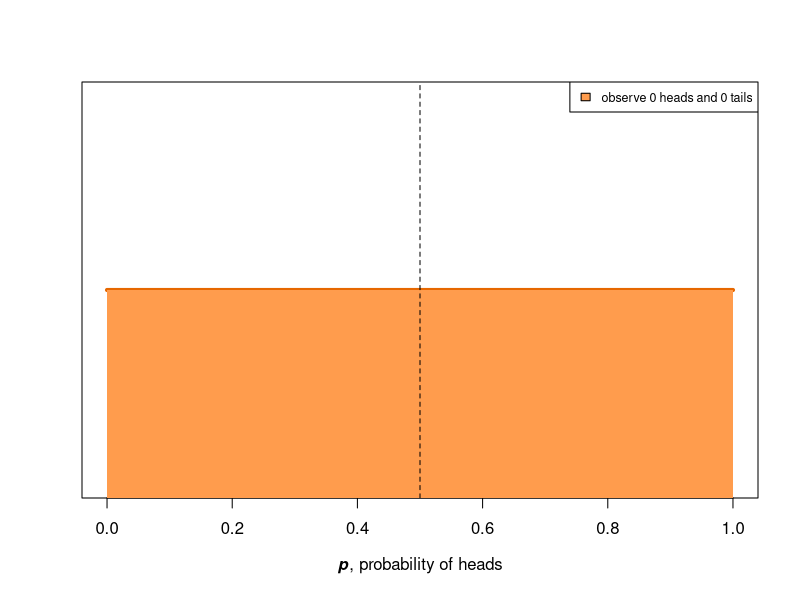
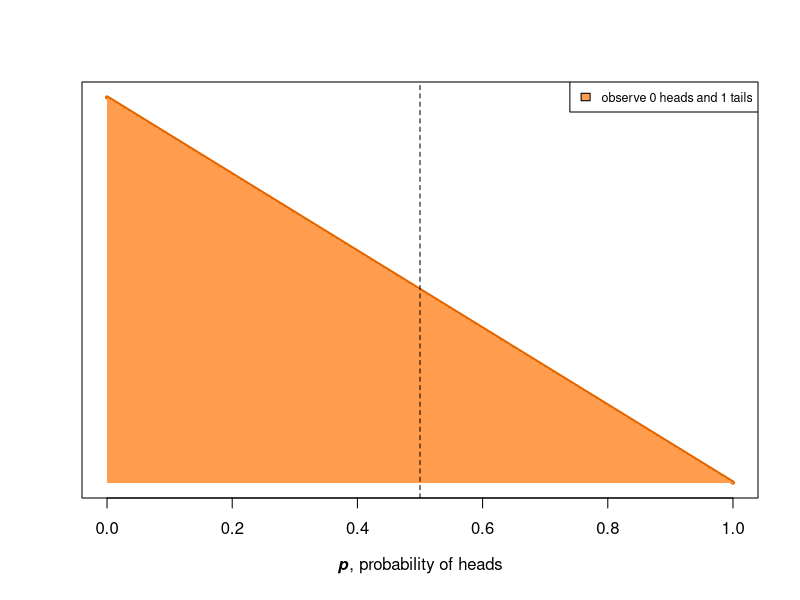
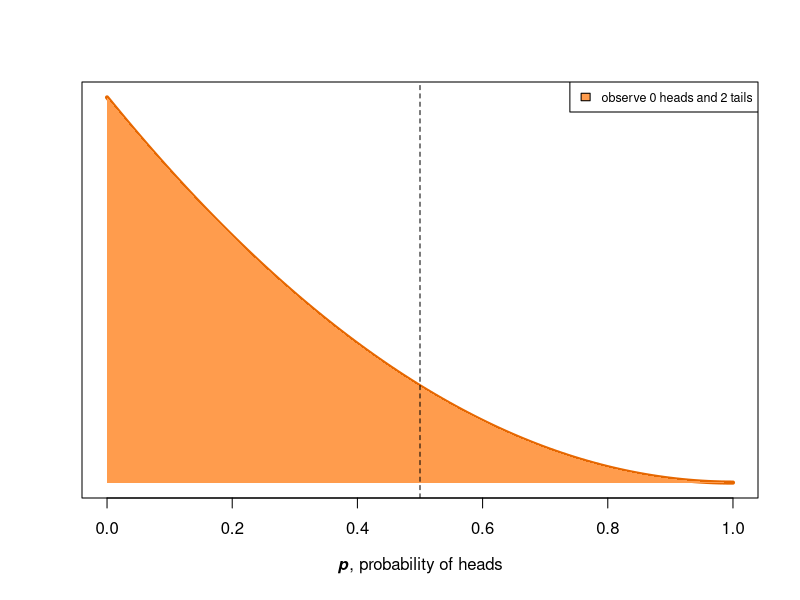
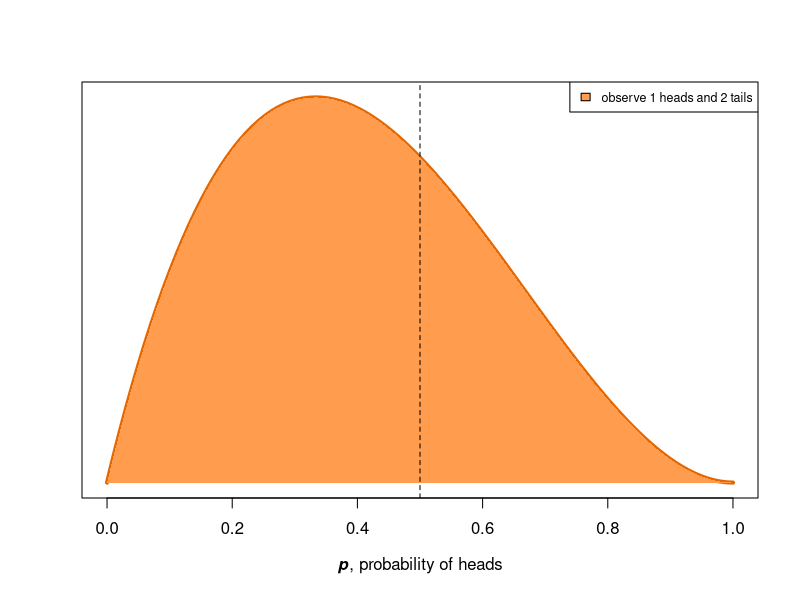
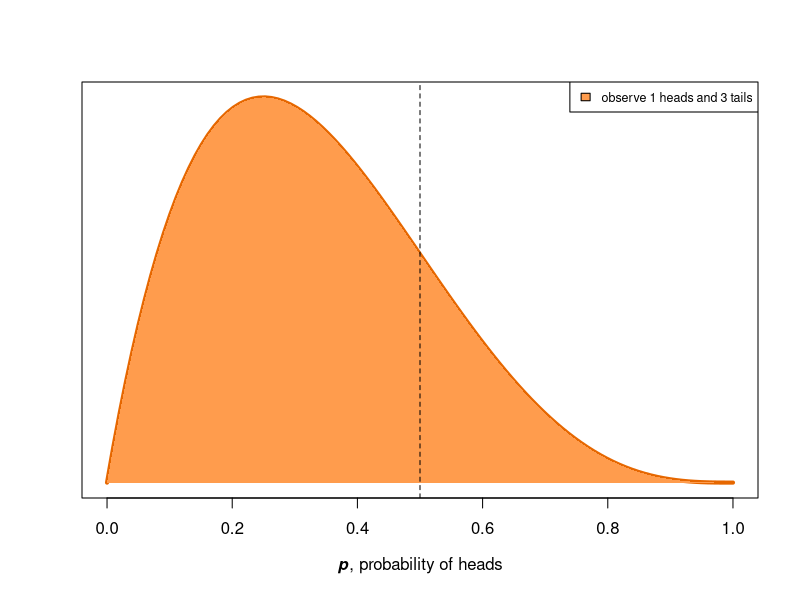
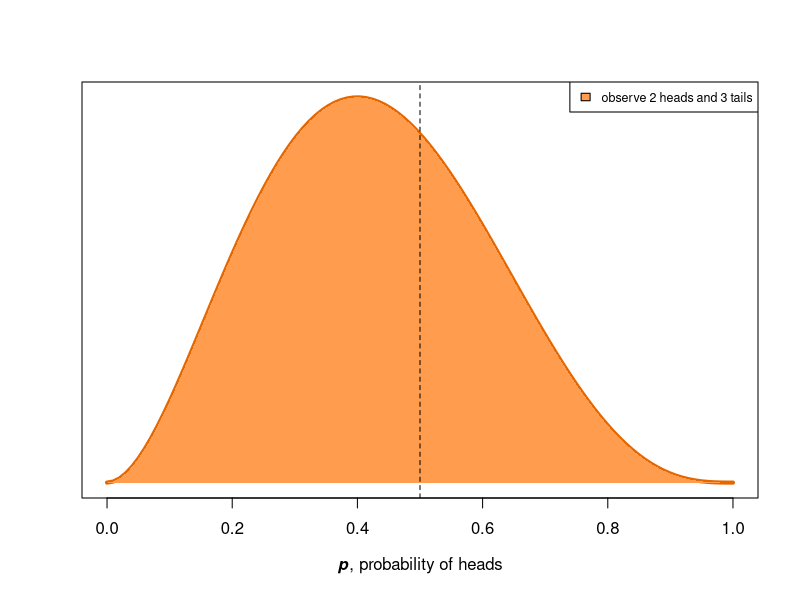
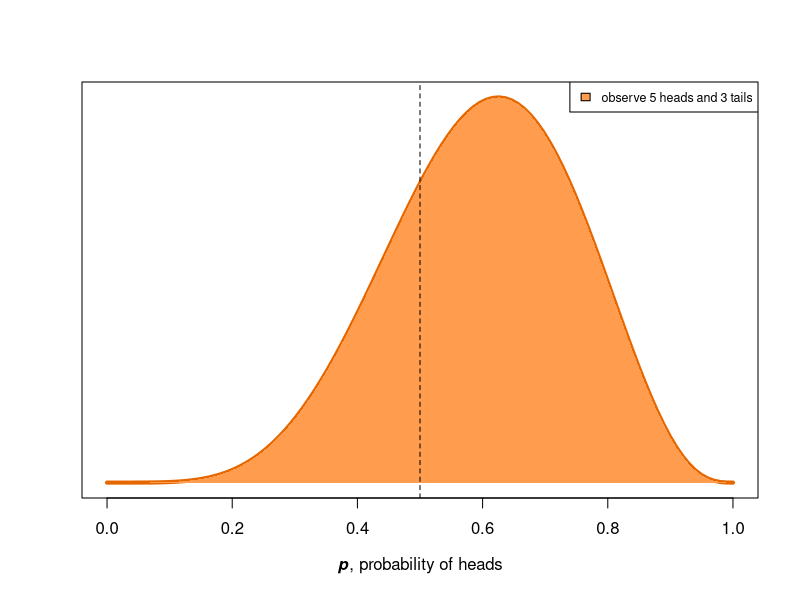
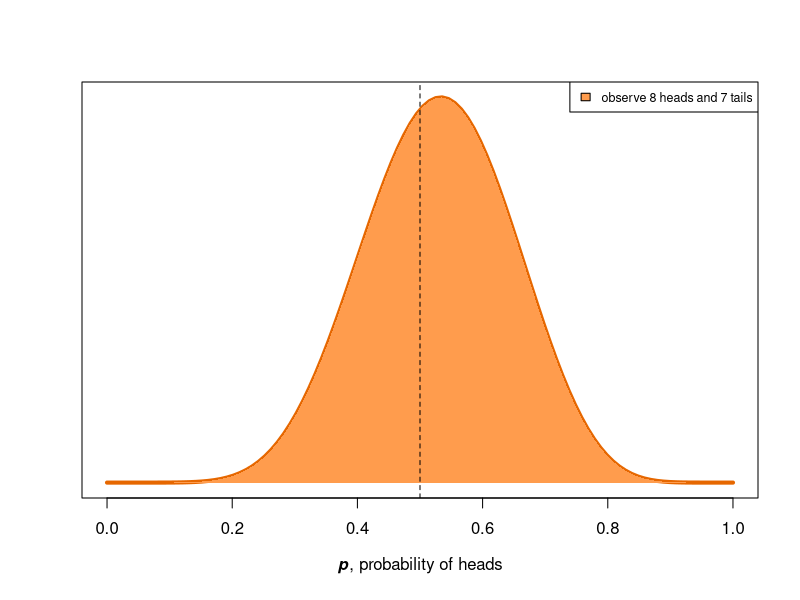

Reproduce these figures in R, in order.
## ---- chunk 1
passum = 0.5
# by proportion
proptest = function(tailnum, tosses) {
	phat = tailnum/tosses
	stdev = sqrt(passum*(1-passum)/tosses)
	zscore = (phat-passum)/stdev # how many stdevs away is this new value 
	round(1-pnorm(zscore),4)
}  
# by count
freqtest = function(tailnum, tosses) {
	phat = tailnum/tosses
	stdev = sqrt((passum*(1-passum))*tosses)
	zscore = (tailnum - passum*tosses)/stdev
	round(1-pnorm(zscore),4)
}
# or simply
simpleway = function(tailnum, tosses) {
	1-pbinom(tailnum, tosses, passum)	
}
## ---- chunk 2
set.seed(2015-09-04)
n_trials = c(0,1,2,3,4,5,8,15,50,500)
data = rbinom(tail(n_trials,1), 1, 0.5) # 0 tails, 1 heads
x = seq(0,1,length=100)
plotme = function(N, dat=data) {
    if(N==0) { 
        heads = 0 
        tails = 0
    } else { 
        heads = sum(dat[1:N])
        tails = N-heads
    }
    y = dbeta(x, 1+heads, 1+tails)
    plot(x, y, type="l", 
         xlab=expression(paste(bolditalic(p), ", probability of heads")), 
         yaxt="n", ylab="", col="#E66700", lwd=4)
    if(N==0) rect(min(x), 0, max(x), max(y), 
                  col="#FF9C4D", border=NA)
    else polygon(c(0, x, max(x)), 
                 c(0, y, min(y)), 
                 col="#FF9C4D", border=NA)
    abline(v=0.5, col="black", lty=2)
    legend("topright", 
           legend=paste("observe", heads, "heads and", tails, "tails"),
           fill="#FF9C4D", cex=0.75)
}
invisible(lapply(n_trials, plotme))
## ---- chunk 3
data3 = c(0,0,0,1,1,1,1,1,1,1) # order doesn't matter 
plotme(10, data3)
